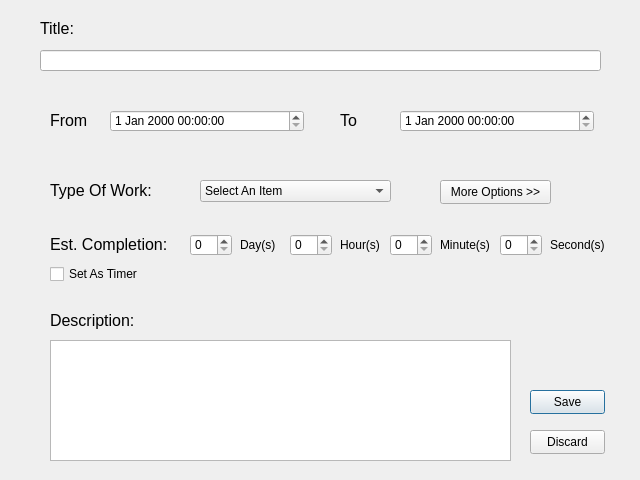
<?xml version="1.0" encoding="UTF-8"?>
<ui version="4.0">
 <class>Dialog</class>
 <widget class="QDialog" name="Dialog">
  <property name="geometry">
   <rect>
    <x>0</x>
    <y>0</y>
    <width>640</width>
    <height>480</height>
   </rect>
  </property>
  <property name="windowTitle">
   <string>Dialog</string>
  </property>
  <widget class="QDateTimeEdit" name="dateTimeEdit">
   <property name="geometry">
    <rect>
     <x>110</x>
     <y>110</y>
     <width>194</width>
     <height>22</height>
    </rect>
   </property>
  </widget>
  <widget class="QTextEdit" name="textEdit">
   <property name="geometry">
    <rect>
     <x>50</x>
     <y>340</y>
     <width>461</width>
     <height>121</height>
    </rect>
   </property>
  </widget>
  <widget class="QLineEdit" name="lineEdit">
   <property name="geometry">
    <rect>
     <x>40</x>
     <y>50</y>
     <width>561</width>
     <height>21</height>
    </rect>
   </property>
  </widget>
  <widget class="QDateTimeEdit" name="dateTimeEdit_2">
   <property name="geometry">
    <rect>
     <x>400</x>
     <y>110</y>
     <width>194</width>
     <height>22</height>
    </rect>
   </property>
  </widget>
  <widget class="QLabel" name="label">
   <property name="geometry">
    <rect>
     <x>50</x>
     <y>310</y>
     <width>101</width>
     <height>21</height>
    </rect>
   </property>
   <property name="font">
    <font>
     <pointsize>12</pointsize>
    </font>
   </property>
   <property name="text">
    <string>Description:</string>
   </property>
  </widget>
  <widget class="QLabel" name="label_2">
   <property name="geometry">
    <rect>
     <x>340</x>
     <y>110</y>
     <width>21</width>
     <height>21</height>
    </rect>
   </property>
   <property name="font">
    <font>
     <pointsize>12</pointsize>
    </font>
   </property>
   <property name="text">
    <string>To</string>
   </property>
  </widget>
  <widget class="QLabel" name="label_3">
   <property name="geometry">
    <rect>
     <x>50</x>
     <y>110</y>
     <width>41</width>
     <height>21</height>
    </rect>
   </property>
   <property name="font">
    <font>
     <pointsize>12</pointsize>
    </font>
   </property>
   <property name="text">
    <string>From</string>
   </property>
  </widget>
  <widget class="QLabel" name="label_4">
   <property name="geometry">
    <rect>
     <x>40</x>
     <y>20</y>
     <width>101</width>
     <height>16</height>
    </rect>
   </property>
   <property name="font">
    <font>
     <pointsize>12</pointsize>
    </font>
   </property>
   <property name="text">
    <string>Title:</string>
   </property>
  </widget>
  <widget class="QPushButton" name="pushButton">
   <property name="geometry">
    <rect>
     <x>530</x>
     <y>390</y>
     <width>75</width>
     <height>24</height>
    </rect>
   </property>
   <property name="text">
    <string>Save</string>
   </property>
  </widget>
  <widget class="QPushButton" name="pushButton_2">
   <property name="geometry">
    <rect>
     <x>530</x>
     <y>430</y>
     <width>75</width>
     <height>24</height>
    </rect>
   </property>
   <property name="text">
    <string>Discard</string>
   </property>
  </widget>
  <widget class="QComboBox" name="comboBox">
   <property name="geometry">
    <rect>
     <x>200</x>
     <y>180</y>
     <width>191</width>
     <height>22</height>
    </rect>
   </property>
   <item>
    <property name="text">
     <string>Select An Item</string>
    </property>
   </item>
   <item>
    <property name="text">
     <string>Study</string>
    </property>
   </item>
   <item>
    <property name="text">
     <string>Work</string>
    </property>
   </item>
   <item>
    <property name="text">
     <string>Excercise</string>
    </property>
   </item>
   <item>
    <property name="text">
     <string>Activity</string>
    </property>
   </item>
   <item>
    <property name="text">
     <string>Other</string>
    </property>
   </item>
  </widget>
  <widget class="QLabel" name="label_5">
   <property name="geometry">
    <rect>
     <x>50</x>
     <y>180</y>
     <width>111</width>
     <height>21</height>
    </rect>
   </property>
   <property name="font">
    <font>
     <pointsize>12</pointsize>
    </font>
   </property>
   <property name="text">
    <string>Type Of Work:</string>
   </property>
  </widget>
  <widget class="QPushButton" name="pushButton_3">
   <property name="geometry">
    <rect>
     <x>440</x>
     <y>180</y>
     <width>111</width>
     <height>24</height>
    </rect>
   </property>
   <property name="text">
    <string>More Options &gt;&gt;</string>
   </property>
  </widget>
  <widget class="QStackedWidget" name="stackedWidget">
   <property name="geometry">
    <rect>
     <x>40</x>
     <y>224</y>
     <width>581</width>
     <height>71</height>
    </rect>
   </property>
   <property name="currentIndex">
    <number>0</number>
   </property>
   <widget class="QWidget" name="page">
    <widget class="QLabel" name="label_9">
     <property name="geometry">
      <rect>
       <x>10</x>
       <y>10</y>
       <width>121</width>
       <height>21</height>
      </rect>
     </property>
     <property name="font">
      <font>
       <pointsize>12</pointsize>
      </font>
     </property>
     <property name="text">
      <string>Est. Completion:</string>
     </property>
    </widget>
    <widget class="QLabel" name="label_10">
     <property name="geometry">
      <rect>
       <x>200</x>
       <y>13</y>
       <width>41</width>
       <height>16</height>
      </rect>
     </property>
     <property name="font">
      <font>
       <pointsize>9</pointsize>
      </font>
     </property>
     <property name="text">
      <string>Day(s)</string>
     </property>
    </widget>
    <widget class="QSpinBox" name="spinBox">
     <property name="geometry">
      <rect>
       <x>150</x>
       <y>10</y>
       <width>42</width>
       <height>22</height>
      </rect>
     </property>
    </widget>
    <widget class="QSpinBox" name="spinBox_2">
     <property name="geometry">
      <rect>
       <x>250</x>
       <y>10</y>
       <width>42</width>
       <height>22</height>
      </rect>
     </property>
    </widget>
    <widget class="QLabel" name="label_11">
     <property name="geometry">
      <rect>
       <x>300</x>
       <y>13</y>
       <width>41</width>
       <height>16</height>
      </rect>
     </property>
     <property name="font">
      <font>
       <pointsize>9</pointsize>
      </font>
     </property>
     <property name="text">
      <string>Hour(s)</string>
     </property>
    </widget>
    <widget class="QSpinBox" name="spinBox_3">
     <property name="geometry">
      <rect>
       <x>350</x>
       <y>10</y>
       <width>42</width>
       <height>22</height>
      </rect>
     </property>
    </widget>
    <widget class="QLabel" name="label_12">
     <property name="geometry">
      <rect>
       <x>400</x>
       <y>13</y>
       <width>61</width>
       <height>16</height>
      </rect>
     </property>
     <property name="font">
      <font>
       <pointsize>9</pointsize>
      </font>
     </property>
     <property name="text">
      <string>Minute(s)</string>
     </property>
    </widget>
    <widget class="QCheckBox" name="checkBox">
     <property name="geometry">
      <rect>
       <x>10</x>
       <y>40</y>
       <width>91</width>
       <height>20</height>
      </rect>
     </property>
     <property name="text">
      <string>Set As Timer</string>
     </property>
    </widget>
    <widget class="QSpinBox" name="spinBox_4">
     <property name="geometry">
      <rect>
       <x>460</x>
       <y>10</y>
       <width>42</width>
       <height>22</height>
      </rect>
     </property>
    </widget>
    <widget class="QLabel" name="label_13">
     <property name="geometry">
      <rect>
       <x>510</x>
       <y>13</y>
       <width>61</width>
       <height>16</height>
      </rect>
     </property>
     <property name="font">
      <font>
       <pointsize>9</pointsize>
      </font>
     </property>
     <property name="text">
      <string>Second(s)</string>
     </property>
    </widget>
   </widget>
   <widget class="QWidget" name="page_2">
    <widget class="QLabel" name="label_6">
     <property name="geometry">
      <rect>
       <x>10</x>
       <y>16</y>
       <width>61</width>
       <height>20</height>
      </rect>
     </property>
     <property name="font">
      <font>
       <pointsize>12</pointsize>
      </font>
     </property>
     <property name="text">
      <string>Priority:</string>
     </property>
    </widget>
    <widget class="QComboBox" name="comboBox_2">
     <property name="geometry">
      <rect>
       <x>80</x>
       <y>14</y>
       <width>51</width>
       <height>22</height>
      </rect>
     </property>
     <item>
      <property name="text">
       <string>Auto</string>
      </property>
     </item>
     <item>
      <property name="text">
       <string>1</string>
      </property>
     </item>
     <item>
      <property name="text">
       <string>2</string>
      </property>
     </item>
     <item>
      <property name="text">
       <string>3</string>
      </property>
     </item>
     <item>
      <property name="text">
       <string>4</string>
      </property>
     </item>
     <item>
      <property name="text">
       <string>5</string>
      </property>
     </item>
    </widget>
    <widget class="QLabel" name="label_7">
     <property name="geometry">
      <rect>
       <x>190</x>
       <y>16</y>
       <width>61</width>
       <height>20</height>
      </rect>
     </property>
     <property name="font">
      <font>
       <pointsize>12</pointsize>
      </font>
     </property>
     <property name="text">
      <string>Remind:</string>
     </property>
    </widget>
    <widget class="QComboBox" name="comboBox_3">
     <property name="geometry">
      <rect>
       <x>260</x>
       <y>14</y>
       <width>51</width>
       <height>22</height>
      </rect>
     </property>
     <item>
      <property name="text">
       <string>Auto</string>
      </property>
     </item>
     <item>
      <property name="text">
       <string>1</string>
      </property>
     </item>
     <item>
      <property name="text">
       <string>2</string>
      </property>
     </item>
     <item>
      <property name="text">
       <string>3</string>
      </property>
     </item>
     <item>
      <property name="text">
       <string>4</string>
      </property>
     </item>
     <item>
      <property name="text">
       <string>5</string>
      </property>
     </item>
    </widget>
    <widget class="QLabel" name="label_8">
     <property name="geometry">
      <rect>
       <x>320</x>
       <y>16</y>
       <width>41</width>
       <height>16</height>
      </rect>
     </property>
     <property name="font">
      <font>
       <pointsize>9</pointsize>
      </font>
     </property>
     <property name="text">
      <string>Day(s)</string>
     </property>
    </widget>
   </widget>
  </widget>
 </widget>
 <resources/>
 <connections/>
</ui>
